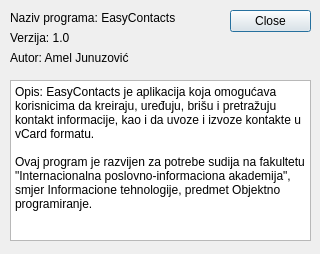
<?xml version="1.0" encoding="UTF-8"?>
<ui version="4.0">
 <class>OProgramu</class>
 <widget class="QDialog" name="OProgramu">
  <property name="geometry">
   <rect>
    <x>0</x>
    <y>0</y>
    <width>320</width>
    <height>254</height>
   </rect>
  </property>
  <property name="windowTitle">
   <string>O programu</string>
  </property>
  <widget class="QDialogButtonBox" name="buttonBox">
   <property name="geometry">
    <rect>
     <x>230</x>
     <y>10</y>
     <width>81</width>
     <height>221</height>
    </rect>
   </property>
   <property name="orientation">
    <enum>Qt::Vertical</enum>
   </property>
   <property name="standardButtons">
    <set>QDialogButtonBox::Close</set>
   </property>
  </widget>
  <widget class="QLabel" name="label">
   <property name="geometry">
    <rect>
     <x>10</x>
     <y>10</y>
     <width>211</width>
     <height>16</height>
    </rect>
   </property>
   <property name="text">
    <string>Naziv programa: EasyContacts</string>
   </property>
  </widget>
  <widget class="QLabel" name="label_2">
   <property name="geometry">
    <rect>
     <x>10</x>
     <y>30</y>
     <width>101</width>
     <height>16</height>
    </rect>
   </property>
   <property name="text">
    <string>Verzija: 1.0</string>
   </property>
  </widget>
  <widget class="QLabel" name="label_3">
   <property name="geometry">
    <rect>
     <x>10</x>
     <y>50</y>
     <width>241</width>
     <height>16</height>
    </rect>
   </property>
   <property name="text">
    <string>Autor: Amel Junuzović</string>
   </property>
  </widget>
  <widget class="QTextBrowser" name="textBrowser">
   <property name="enabled">
    <bool>true</bool>
   </property>
   <property name="geometry">
    <rect>
     <x>10</x>
     <y>80</y>
     <width>301</width>
     <height>161</height>
    </rect>
   </property>
   <property name="acceptDrops">
    <bool>false</bool>
   </property>
   <property name="html">
    <string>&lt;!DOCTYPE HTML PUBLIC &quot;-//W3C//DTD HTML 4.0//EN&quot; &quot;http://www.w3.org/TR/REC-html40/strict.dtd&quot;&gt;
&lt;html&gt;&lt;head&gt;&lt;meta name=&quot;qrichtext&quot; content=&quot;1&quot; /&gt;&lt;meta charset=&quot;utf-8&quot; /&gt;&lt;style type=&quot;text/css&quot;&gt;
p, li { white-space: pre-wrap; }
hr { height: 1px; border-width: 0; }
li.unchecked::marker { content: &quot;\2610&quot;; }
li.checked::marker { content: &quot;\2612&quot;; }
&lt;/style&gt;&lt;/head&gt;&lt;body style=&quot; font-family:'Segoe UI'; font-size:9pt; font-weight:400; font-style:normal;&quot;&gt;
&lt;p style=&quot; margin-top:0px; margin-bottom:0px; margin-left:0px; margin-right:0px; -qt-block-indent:0; text-indent:0px;&quot;&gt;Opis: EasyContacts je aplikacija koja omogućava korisnicima da kreiraju, uređuju, brišu i pretražuju kontakt informacije, kao i da uvoze i izvoze kontakte u vCard formatu.&lt;/p&gt;
&lt;p style=&quot;-qt-paragraph-type:empty; margin-top:0px; margin-bottom:0px; margin-left:0px; margin-right:0px; -qt-block-indent:0; text-indent:0px;&quot;&gt;&lt;br /&gt;&lt;/p&gt;
&lt;p style=&quot; margin-top:0px; margin-bottom:0px; margin-left:0px; margin-right:0px; -qt-block-indent:0; text-indent:0px;&quot;&gt;Ovaj program je razvijen za potrebe sudija na fakultetu &amp;quot;Internacionalna poslovno-informaciona akademija&amp;quot;, smjer Informacione tehnologije, predmet Objektno programiranje.&lt;/p&gt;&lt;/body&gt;&lt;/html&gt;</string>
   </property>
  </widget>
 </widget>
 <resources/>
 <connections>
  <connection>
   <sender>buttonBox</sender>
   <signal>accepted()</signal>
   <receiver>OProgramu</receiver>
   <slot>accept()</slot>
   <hints>
    <hint type="sourcelabel">
     <x>248</x>
     <y>254</y>
    </hint>
    <hint type="destinationlabel">
     <x>157</x>
     <y>274</y>
    </hint>
   </hints>
  </connection>
  <connection>
   <sender>buttonBox</sender>
   <signal>rejected()</signal>
   <receiver>OProgramu</receiver>
   <slot>reject()</slot>
   <hints>
    <hint type="sourcelabel">
     <x>316</x>
     <y>260</y>
    </hint>
    <hint type="destinationlabel">
     <x>286</x>
     <y>274</y>
    </hint>
   </hints>
  </connection>
 </connections>
</ui>
